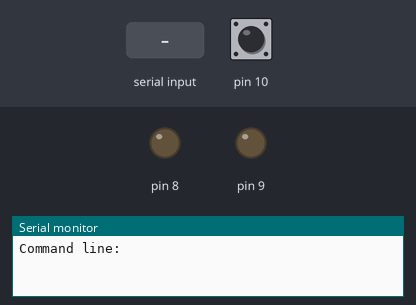
Bench run of a sketch on a simulated Arduino Uno, built with avr-gcc and run on an emulated ATmega328P. Parts: output pins drawn as LEDs (lit = HIGH), the last lines printed to the serial monitor. Dashed ring = blinking. The test bench sets the inputs (shaded band); at power-on: pin 10 HIGH.

Above: at 1.2 s.
1.3 s: "1\n" received over Serial
At 2.1 s:
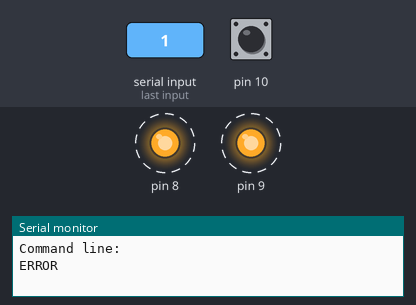
4.3 s: "active\n" received over Serial
At 7.9 s:
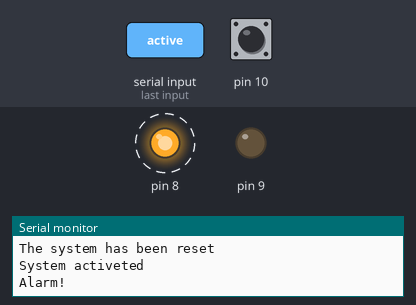
Timing chart, 0 to 9.4 s (numbered marks = the images above; inputs shaded):
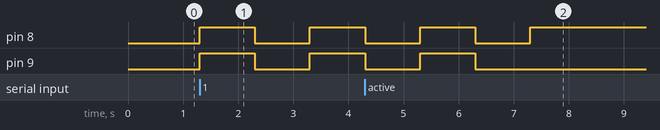

Measured:
- after the input at 1.3 s, pin 8, pin 9: LOW → HIGH at once, → LOW 1.0 s later, → HIGH 1.0 s later

The sketch:

communicated.window.alarm.ino
```cpp
String StateCommand="";
String a="";
void setup() {
  Serial.begin(9600);
  pinMode(8, OUTPUT);
  pinMode(9, OUTPUT);
  pinMode(10, INPUT_PULLUP);
  digitalWrite(8, LOW);
  digitalWrite(9, LOW);
  Serial.println("Command line:");
}

void loop() {

 if(Serial.available()>0)
 {
  StateCommand= Serial.readStringUntil('\n');
  if(StateCommand == "active")
  {
    Serial.println("System activeted");
 do
  {
    String a= Serial.readStringUntil('\n');
  if(digitalRead(10)==LOW)
  {
    digitalWrite(9, HIGH);
    digitalWrite(8, LOW);
    Serial.println("All correct");
    while(digitalRead(10)==LOW){delay(500);}
  }
  else
  {
    digitalWrite(9, LOW);
    digitalWrite(8, HIGH);
    Serial.println("Alarm!");
     while(digitalRead(10)==HIGH){delay(500);}
  }
  }while(true);

  }
  else
  {
    Serial.println("ERROR");
    digitalWrite(9, HIGH);
    digitalWrite(8, HIGH);
    delay(1000);
    digitalWrite(9, LOW);
    digitalWrite(8, LOW);
     delay(1000);
    digitalWrite(9, HIGH);
    digitalWrite(8, HIGH);
    delay(1000);
    digitalWrite(9, LOW);
    digitalWrite(8, LOW);
     delay(1000);
    digitalWrite(9, HIGH);
    digitalWrite(8, HIGH);
    delay(1000);
    digitalWrite(9, LOW);
    digitalWrite(8, LOW);
    Serial.println("The system has been reset");
  }
 }
 else
 {
  while(Serial.available()>0)
  {
  digitalWrite(9, LOW);
  digitalWrite(8, LOW);
  }
 }
}
```
